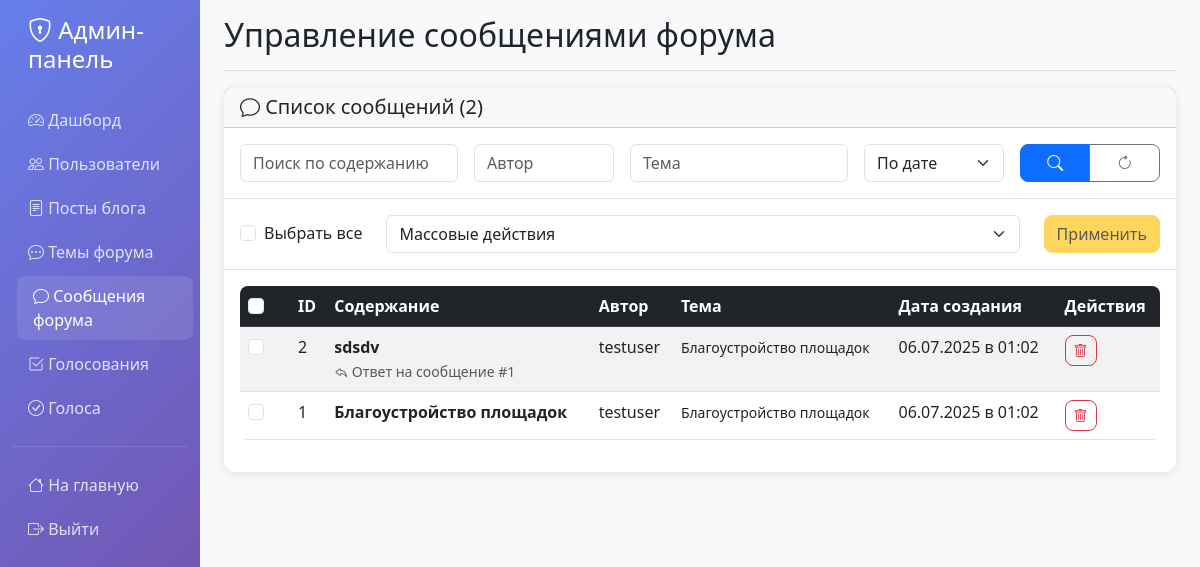
Page /admin/forum-posts (signed in) on the committed database.
### model/db_models.py (models this page shows, shortened)
class ForumPost(db.Model):
    id = db.Column(db.Integer, primary_key=True)
    content = db.Column(db.Text, nullable=False)
    created_at = db.Column(db.DateTime, default=datetime.utcnow)
    updated_at = db.Column(db.DateTime, default=datetime.utcnow, onupdate=datetime.utcnow)
    user_id = db.Column(db.Integer, db.ForeignKey('user.id'), nullable=False)
    topic_id = db.Column(db.Integer, db.ForeignKey('forum_topic.id'), nullable=False)
    parent_id = db.Column(db.Integer, db.ForeignKey('forum_post.id'), nullable=True)
    user = db.relationship('User', backref=db.backref('forum_posts', lazy=True))
    replies = db.relationship('ForumPost', backref=db.backref('parent', remote_side=[id]), lazy=True)

class User(UserMixin, db.Model):
    id = db.Column(db.Integer, primary_key=True)
    username = db.Column(db.String(80), unique=True, nullable=False)
    email = db.Column(db.String(120), unique=True, nullable=False)
    password_hash = db.Column(db.String(128))
    created_at = db.Column(db.DateTime, default=datetime.utcnow)
    is_active = db.Column(db.Boolean, default=True)
    is_admin = db.Column(db.Boolean, default=False)  # Добавлено поле для админов
    last_login = db.Column(db.DateTime, nullable=True)
    failed_login_attempts = db.Column(db.Integer, default=0)
    locked_until = db.Column(db.DateTime, nullable=True)
    password_changed_at = db.Column(db.DateTime, default=datetime.utcnow)
    require_password_change = db.Column(db.Boolean, default=False)
    telegram_enabled = db.Column(db.Boolean, default=False)
    telegram_chat_id = db.Column(db.String(50), nullable=True)
    telegram_username = db.Column(db.String(100), nullable=True)

class ForumTopic(db.Model):
    id = db.Column(db.Integer, primary_key=True)
    title = db.Column(db.String(200), nullable=False)
    image_url = db.Column(db.String(500), nullable=True)  # Ссылка на изображение
    created_at = db.Column(db.DateTime, default=datetime.utcnow)
    user_id = db.Column(db.Integer, db.ForeignKey('user.id'), nullable=False)
    user = db.relationship('User', backref=db.backref('forum_topics', lazy=True))
    posts = db.relationship('ForumPost', backref='topic', lazy=True, cascade='all, delete-orphan')

### admin/routes.py (the view)
@admin_bp.route('/forum-posts')
@login_required
@admin_required
def forum_posts():
    page = request.args.get('page', 1, type=int)
    per_page = 20
    search = request.args.get('search', '')
    author = request.args.get('author', '')
    topic = request.args.get('topic', '')
    sort_by = request.args.get('sort', 'created_at')
    sort_order = request.args.get('order', 'desc')
    query = ForumPost.query.join(User).join(ForumTopic)
    if search:
        query = query.filter(ForumPost.content.ilike(f'%{search}%'))
    if author:
        query = query.filter(User.username.ilike(f'%{author}%'))
    if topic:
        query = query.filter(ForumTopic.title.ilike(f'%{topic}%'))
    if sort_order == 'desc':
        query = query.order_by(desc(getattr(ForumPost, sort_by)))
    else:
        query = query.order_by(asc(getattr(ForumPost, sort_by)))
    posts = query.paginate(page=page, per_page=per_page, error_out=False)
    return render_template('admin/forum_posts.html', posts=posts,
                         search=search, author=author, topic=topic,
                         sort_by=sort_by, sort_order=sort_order)

### admin/routes.py (called while the page is built)
def admin_required(f):
    from functools import wraps
    @wraps(f)
    def decorated_function(*args, **kwargs):
        if not current_user.is_authenticated or not getattr(current_user, 'is_admin', False):
            flash('Доступ разрешён только администраторам.', 'danger')
            return redirect(url_for('index'))
        return f(*args, **kwargs)
    return decorated_function

### admin/templates/admin/forum_posts.html (shortened to what this page needs)
{% extends 'admin/base.html' %}
{% block page_title %}Управление сообщениями форума{% endblock %}
{% block content %}
<div class="card">
  <div class="card-header">
    <div class="row align-items-center">
      <div class="col">
        <h5 class="mb-0">
          <i class="bi bi-chat"></i>
          Список сообщений ({{ posts.total }})
        </h5>
      </div>
    </div>
  </div>
  <div class="card-body border-bottom">
    <form method="GET" class="row g-3">
      <div class="col-md-3">
        <input type="text" class="form-control" name="search" placeholder="Поиск по содержанию" value="{{ search }}">
      </div>
      <div class="col-md-2">
        <input type="text" class="form-control" name="author" placeholder="Автор" value="{{ author }}">
      </div>
      <div class="col-md-3">
        <input type="text" class="form-control" name="topic" placeholder="Тема" value="{{ topic }}">
      </div>
      <div class="col-md-2">
        <select class="form-select" name="sort">
          <option value="created_at" {% if sort_by == 'created_at' %}selected{% endif %}>По дате</option>
        </select>
      </div>
      <div class="col-md-2">
        <div class="btn-group w-100">
          <button type="submit" class="btn btn-primary">
            <i class="bi bi-search"></i>
          </button>
          <a href="{{ url_for('admin.forum_posts') }}" class="btn btn-outline-secondary">
            <i class="bi bi-arrow-clockwise"></i>
          </a>
        </div>
      </div>
    </form>
  </div>
  <div class="card-body border-bottom">
    <form method="POST" action="{{ url_for('admin.forum_posts_mass_action') }}" id="massActionForm">
      <div class="row align-items-center">
        <div class="col-auto">
          <div class="form-check">
            <input class="form-check-input" type="checkbox" id="selectAll">
            <label class="form-check-label" for="selectAll">
              Выбрать все
            </label>
          </div>
        </div>
        <div class="col">
          <select class="form-select" name="action" id="massAction">
            <option value="">Массовые действия</option>
          </select>
        </div>
        <div class="col-auto">
          <button type="submit" class="btn btn-warning" id="massActionBtn" disabled>
            Применить
          </button>
        </div>
      </div>
    </form>
  </div>
  <div class="card-body">
    <div class="table-responsive">
      <table class="table table-striped table-hover">
        <thead class="table-dark">
          <tr>
            <th width="50">
              <input type="checkbox" class="form-check-input" id="selectAllTable">
            </th>
            <th>ID</th>
            <th>Содержание</th>
            <th>Автор</th>
            <th>Тема</th>
            <th>Дата создания</th>
            <th>Действия</th>
          </tr>
        </thead>
        <tbody>
          {% for post in posts.items %}
          <tr>
            <td>
              <input type="checkbox" class="form-check-input post-checkbox" name="post_ids" value="{{ post.id }}">
            </td>
            <td>{{ post.id }}</td>
            <td>
              <div style="max-width: 300px;">
                <strong>{{ post.content[:100] }}{% if post.content|length > 100 %}...{% endif %}</strong>
                {% if post.parent %}
                  <br>
                  <small class="text-muted">
                    <i class="bi bi-reply"></i>
                    Ответ на сообщение #{{ post.parent.id }}
                  </small>
                {% endif %}
              </div>
            </td>
            <td>{{ post.user.username }}</td>
            <td>
              <small>{{ post.topic.title }}</small>
            </td>
            <td>{{ post.created_at.strftime('%d.%m.%Y в %H:%M') }}</td>
            <td>
              <div class="btn-group" role="group">
                <form method="POST" action="{{ url_for('admin.delete_forum_post', post_id=post.id) }}" style="display: inline;">
                  <button type="submit" class="btn btn-sm btn-outline-danger"
                          onclick="return confirm('Удалить сообщение?')"
                          title="Удалить">
                    <i class="bi bi-trash"></i>
                  </button>
                </form>
              </div>
            </td>
          </tr>
          {% endfor %}
        </tbody>
      </table>
    </div>
  </div>
</div>
{% endblock %}

### admin/templates/admin/base.html (style rules this page uses)
.card { border: none; box-shadow: 0 2px 10px rgba(0,0,0,0.1); border-radius: 12px; }
.btn { border-radius: 8px; font-weight: 500; }
.table { border-radius: 8px; overflow: hidden; }

### rows in the picture
ForumPost: id "2", content "sdsdv", parent.id "1", user.username "testuser", topic "Благоустройство площадок", created_at "06.07.2025 в 01:02"
ForumPost: id "1", content "Благоустройство площадок", user.username "testuser", topic "Благоустройство площадок", created_at "06.07.2025 в 01:02"

### other values in the picture
{{ posts.total }} "2"
